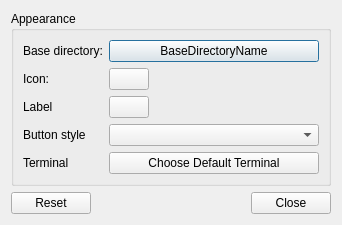
<?xml version="1.0" encoding="UTF-8"?>
<ui version="4.0">
 <class>DirectoryMenuConfiguration</class>
 <widget class="QDialog" name="DirectoryMenuConfiguration">
  <property name="geometry">
   <rect>
    <x>0</x>
    <y>0</y>
    <width>342</width>
    <height>195</height>
   </rect>
  </property>
  <property name="windowTitle">
   <string>Directory Menu Settings</string>
  </property>
  <layout class="QVBoxLayout" name="verticalLayout">
   <item>
    <widget class="QGroupBox" name="appearanceGB">
     <property name="title">
      <string>Appearance</string>
     </property>
     <layout class="QGridLayout" name="gridLayout_2" columnstretch="0,0">
      <item row="0" column="0">
       <widget class="QLabel" name="baseDirectoryL">
        <property name="text">
         <string>Base directory:</string>
        </property>
       </widget>
      </item>
      <item row="0" column="1">
       <widget class="QPushButton" name="baseDirectoryB">
        <property name="sizePolicy">
         <sizepolicy hsizetype="MinimumExpanding" vsizetype="Fixed">
          <horstretch>0</horstretch>
          <verstretch>0</verstretch>
         </sizepolicy>
        </property>
        <property name="text">
         <string>BaseDirectoryName</string>
        </property>
       </widget>
      </item>
      <item row="1" column="0">
       <widget class="QLabel" name="iconL">
        <property name="text">
         <string>Icon:</string>
        </property>
       </widget>
      </item>
      <item row="1" column="1">
       <widget class="QPushButton" name="iconB">
        <property name="sizePolicy">
         <sizepolicy hsizetype="Fixed" vsizetype="Fixed">
          <horstretch>0</horstretch>
          <verstretch>0</verstretch>
         </sizepolicy>
        </property>
        <property name="text">
         <string/>
        </property>
       </widget>
      </item>
      <item row="2" column="0">
       <widget class="QLabel" name="label">
        <property name="text">
         <string>Label</string>
        </property>
       </widget>
      </item>
      <item row="2" column="1">
       <widget class="QPushButton" name="labelB">
        <property name="sizePolicy">
         <sizepolicy hsizetype="Fixed" vsizetype="Fixed">
          <horstretch>0</horstretch>
          <verstretch>0</verstretch>
         </sizepolicy>
        </property>
        <property name="text">
         <string/>
        </property>
       </widget>
      </item>
      <item row="3" column="0">
       <widget class="QLabel" name="label_2">
        <property name="text">
         <string>Button style</string>
        </property>
       </widget>
      </item>
      <item row="3" column="1">
       <widget class="QComboBox" name="buttonStyleCB"/>
      </item>
      <item row="4" column="1">
       <widget class="QPushButton" name="terminalB">
        <property name="text">
         <string>Choose Default Terminal</string>
        </property>
       </widget>
      </item>
      <item row="4" column="0">
       <widget class="QLabel" name="terminalL">
        <property name="text">
         <string>Terminal</string>
        </property>
       </widget>
      </item>
     </layout>
    </widget>
   </item>
   <item>
    <widget class="QDialogButtonBox" name="buttons">
     <property name="orientation">
      <enum>Qt::Horizontal</enum>
     </property>
     <property name="standardButtons">
      <set>QDialogButtonBox::Close|QDialogButtonBox::Reset</set>
     </property>
    </widget>
   </item>
  </layout>
 </widget>
 <resources/>
 <connections>
  <connection>
   <sender>buttons</sender>
   <signal>accepted()</signal>
   <receiver>DirectoryMenuConfiguration</receiver>
   <slot>accept()</slot>
   <hints>
    <hint type="sourcelabel">
     <x>214</x>
     <y>350</y>
    </hint>
    <hint type="destinationlabel">
     <x>157</x>
     <y>274</y>
    </hint>
   </hints>
  </connection>
  <connection>
   <sender>buttons</sender>
   <signal>rejected()</signal>
   <receiver>DirectoryMenuConfiguration</receiver>
   <slot>reject()</slot>
   <hints>
    <hint type="sourcelabel">
     <x>214</x>
     <y>350</y>
    </hint>
    <hint type="destinationlabel">
     <x>196</x>
     <y>274</y>
    </hint>
   </hints>
  </connection>
 </connections>
</ui>
